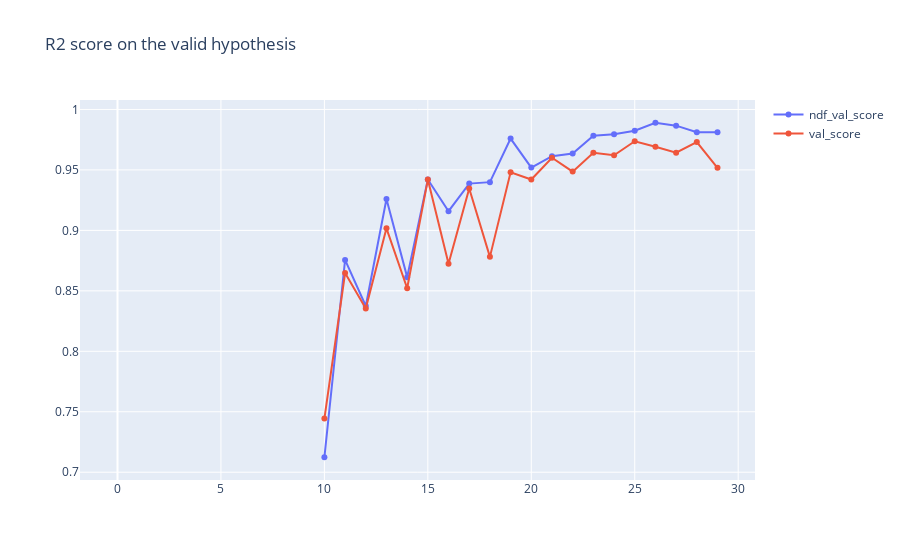

Notebook code for this chart:
### Code cell
ndf_val_score = [frame.iloc[0]['ndf_val_score'] if isinstance(frame, pd.DataFrame) else frame for frame in iter_solution]
val_score = [frame.iloc[0]['val_score'] if isinstance(frame, pd.DataFrame) else frame for frame in iter_solution]

x = np.arange(len(val_score))
fig = go.Figure()
fig.add_trace(go.Scatter(x=x, y=ndf_val_score,
                    mode='lines+markers',
                    name='ndf_val_score'))
fig.add_trace(go.Scatter(x=x, y=val_score,
                    mode='lines+markers',
                    name='val_score'))
fig.update_layout(title='R2 score on the valid hypothesis')
fig.show()

### Figure 1 — Plotly figure (JSON) as saved in the notebook; plotly's stock layout.template omitted (floating-point values rounded to 4 significant figures)
{"data": [{"mode": "lines+markers", "name": "ndf_val_score", "type": "scatter", "x": [0, 1, 2, 3, 4, 5, 6, 7, 8, 9, 10, 11, 12, 13, 14, 15, 16, 17, 18, 19, 20, 21, 22, 23, 24, 25, 26, 27, 28, 29], "y": [null, null, null, null, null, null, null, null, null, null, 0.7124, 0.8756, 0.8375, 0.926, 0.8613, 0.9421, 0.9159, 0.9387, 0.9399, 0.9759, 0.9519, 0.9614, 0.9635, 0.9783, 0.9795, 0.9824, 0.989, 0.9866, 0.9812, 0.9813]}, {"mode": "lines+markers", "name": "val_score", "type": "scatter", "x": [0, 1, 2, 3, 4, 5, 6, 7, 8, 9, 10, 11, 12, 13, 14, 15, 16, 17, 18, 19, 20, 21, 22, 23, 24, 25, 26, 27, 28, 29], "y": [null, null, null, null, null, null, null, null, null, null, 0.7443, 0.8647, 0.8353, 0.9017, 0.8521, 0.942, 0.8724, 0.9346, 0.8781, 0.9481, 0.942, 0.9601, 0.9486, 0.9643, 0.9621, 0.9737, 0.9691, 0.9642, 0.973, 0.9517]}], "layout": {"autosize": true, "title": {"text": "R2 score on the valid hypothesis"}, "xaxis": {"autorange": true, "range": [-1.68, 30.68], "type": "linear"}, "yaxis": {"autorange": true, "range": [0.6921, 1.009], "type": "linear"}}}
